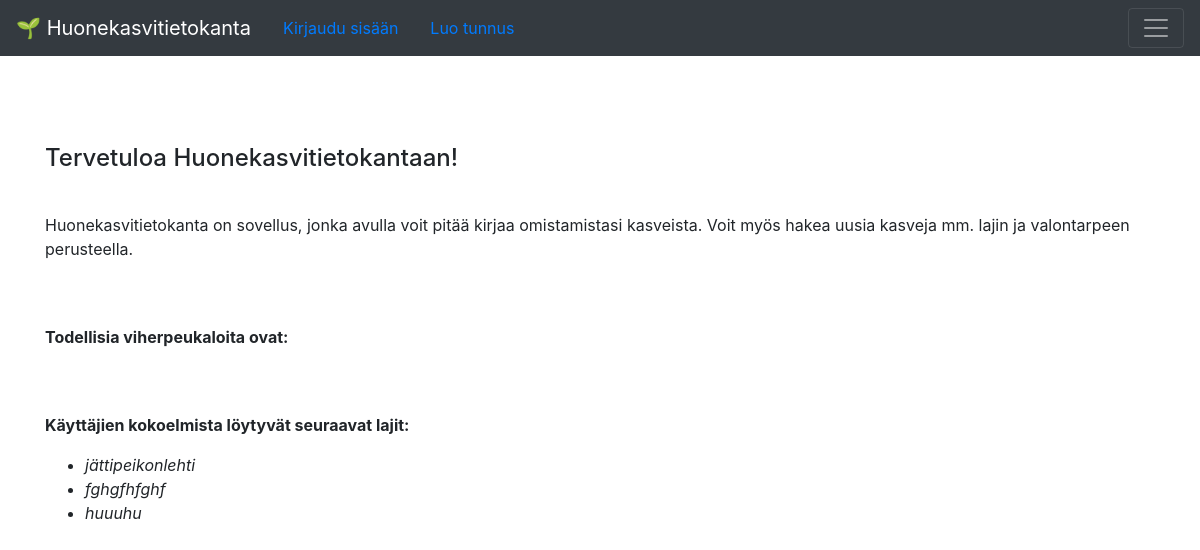
Before: / with the older database file.
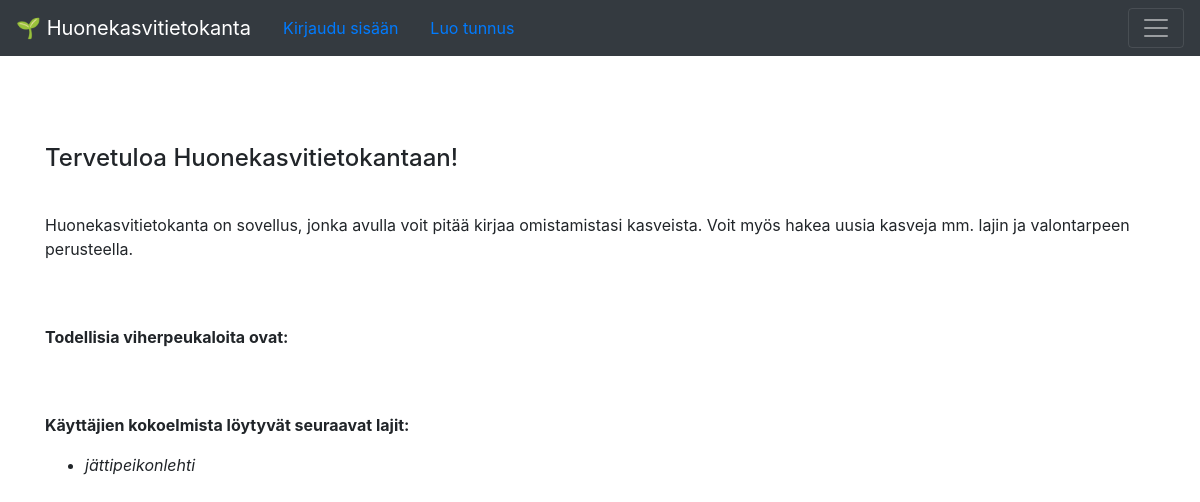
After: the same page with the newer database file.
### application/species/models.py (models this page shows, shortened)
class Species(Base):
    __tablename__ = "species"
    genus = db.Column(db.String(144), nullable=False)
    epithet = db.Column(db.String(144), nullable=False)
    water = db.Column(db.String(144), nullable=False)
    light = db.Column(db.String(144), nullable=False)
    plants = db.relationship('Plant', backref='plant_species', lazy=True)
    @staticmethod
    def find_current_species():
        stmt = text("SELECT Species.id, Species.name  FROM Species"
                     " INNER JOIN Plant ON Plant.species_id = Species.id"
                     " GROUP BY Species.id;")
        res = db.engine.execute(stmt)
        response = []
        for row in res:
            response.append({ "id":row[0], "name":row[1]})
        return response

### application/views.py (the view)
@app.route('/')
def index():
    return render_template("index.html", current_species=Species.find_current_species(), greenthumbs=User.find_greenthumbs())

### application/auth/models.py (called while the page is built)
    @staticmethod
    def find_greenthumbs():
        stmt = text("SELECT Account.id, Account.name FROM Account"
                    " LEFT JOIN Plant ON Plant.account_id = Account.id"
                    " GROUP BY Account.id"
                    " HAVING COUNT(Plant.id) > 9")
        res = db.engine.execute(stmt)
        response = []
        for row in res:
            response.append({"id":row[0], "name":row[1]})
        return response

### application/templates/index.html (shortened to what this page needs)
{% extends "layout.html" %}
{% block body %}
  <p>
  <h4>Tervetuloa Huonekasvitietokantaan!</h4></p>
<p><br>
  Huonekasvitietokanta on sovellus, jonka avulla voit pitää kirjaa omistamistasi kasveista. Voit myös hakea uusia kasveja mm. lajin ja valontarpeen perusteella.
  </p>
<br>
<br>
{% if greenthumbs is defined %}
        <p>
          <b>Todellisia viherpeukaloita ovat:</b>
        </p>
        {% endif %}
        {% if current_species is defined %}
        <p>
          <br><br>
          <b>Käyttäjien kokoelmista löytyvät seuraavat lajit:</b>
        </p>
        <ul>
          {% for species in current_species %}
          <li>
           <i> {{species.name}} </i>
          </li>
          {% endfor %}
        </ul>
        {% endif %}
{% endblock %}

Changed rows visible on the page:
removed Species: name "fghgfhfghf"
removed Species: name "huuuhu"
